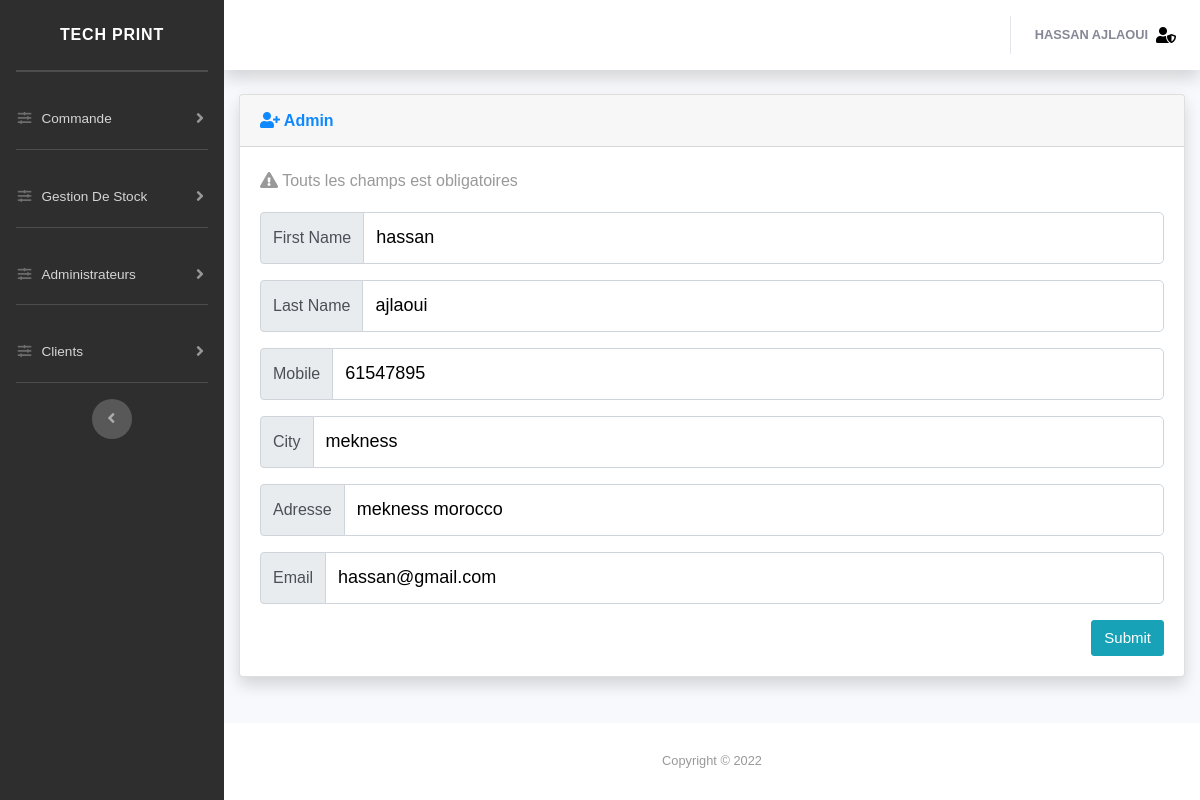
Screenshot of /dash/traitAdmin.php?id=1 (signed in) with the database file from the repository.
### tables this page shows
CREATE TABLE `users` (
  `customerID` int(11) NOT NULL,
  `firstName` varchar(50) NOT NULL,
  `lastName` varchar(50) NOT NULL,
  `mobile` varchar(11) NOT NULL,
  `city` varchar(50) NOT NULL,
  `adresse` varchar(50) NOT NULL,
  `email` varchar(50) NOT NULL,
  `type` enum('admin','user') NOT NULL,
  `password` varchar(50) NOT NULL
);

### dash/traitement/function.php (called while the page is built, shortened)
<?php
	function connecte(){
					try{
						$db = new PDO('mysql:host=localhost;dbname=cars;charset=utf8','root','');
						$db->setAttribute(PDO::ATTR_DEFAULT_FETCH_MODE, PDO::FETCH_ASSOC);
						$db->query("SET NAMES utf8mb4");
					}catch(PDOException $e){
					}
					return $db;
				}
	function PDO($query,$array){
					$db = connecte();
					$stm = $db->prepare($query);
					$i=1;
					reset($array);
					while($frt = current($array)){
							$stm->bindValue($i,$frt);
							next($array);
							$i++;
						}
					$stm->execute();
					return $stm;
				}
?>

### dash/traitAdmin.php (the view, shortened to what this page needs)
<!DOCTYPE html>
<html lang="en">
<head>
  <link href="vendor/fontawesome-free/css/all.min.css" rel="stylesheet" type="text/css">
  <link href="css/sb-admin-2.min.css" rel="stylesheet">
  <link href="vendor/datatables/dataTables.bootstrap4.min.css" rel="stylesheet">
  <link href="css/style.css" rel="stylesheet">
</head>
  <body id="page-top">
 <?php
include("nav.php");
include("traitement/function.php");
if(isset($_GET['id'])){
$id = $_GET['id'];
$sql = "SELECT * FROM `users` WHERE customerID=?";
$value = array($id);
$result = PDO($sql,$value);
    if($result->rowCount()!=0)  {
            while($row = $result->fetch())
                {
                  $customerID = $row['customerID'] ;
                  $firstName = $row['firstName'] ;
                  $lastName = $row['lastName'] ;
                  $mobile = $row['mobile'] ;
                  $city = $row['city'] ;
                  $adresse = $row['adresse'] ;
                  $email = $row['email'] ;
                }
    }
}
 ?>
        <div class="container-fluid">
          <div class="card shadow mb-4">
            <div class="card-header py-3">
              <h6 class="m-0 font-weight-bold text-primary"><i class="fas fa-user-plus"></i> Admin</h6>
            </div>
            <div class="card-body">
              <div class="table-responsive">
                <?php
                  if(isset($_GET['id'])){
                    echo '<form action="modifyAdmin.php?id='.$customerID.'" method="POST" id="formajout">';
                  }else{
                    echo '<form action="addAdmin.php" method="POST" id="formajout">';
                  }
                ?>
                <p class="sup2"><i class="fas fa-exclamation-triangle"></i> Touts les champs est obligatoires</p>
                <div class="input-group mb-3">
                  <div class="input-group-prepend">
                    <span class="input-group-text" id="inputGroup-sizing-default">First Name</span>
                  </div>
                  <input type="text" name="firstName" class="form-control" required="required" aria-label="Sizing example input" aria-describedby="inputGroup-sizing-default" <?php if(isset($_GET['id'])){ echo 'value="'.$firstName.'"'; }?>>
                </div>
                <div class="input-group mb-3">
                  <div class="input-group-prepend">
                    <span class="input-group-text" id="inputGroup-sizing-default">Last Name</span>
                  </div>
                  <input type="text" name="lastName" class="form-control" required="required" aria-label="Sizing example input" aria-describedby="inputGroup-sizing-default" <?php if(isset($_GET['id'])){ echo 'value="'.$lastName.'"'; }?>>
                </div>
                <div class="input-group mb-3">
                  <div class="input-group-prepend">
                    <span class="input-group-text" id="inputGroup-sizing-default">Mobile</span>
                  </div>
                  <input type="text" name="mobile" class="form-control" required="required" aria-label="Sizing example input" aria-describedby="inputGroup-sizing-default" <?php if(isset($_GET['id'])){ echo 'value="'.$mobile.'"'; }?>>
                </div>
                <div class="input-group mb-3">
                  <div class="input-group-prepend">
                    <span class="input-group-text" id="inputGroup-sizing-default">City</span>
                  </div>
                  <input type="text" name="city" class="form-control" required="required" aria-label="Sizing example input" aria-describedby="inputGroup-sizing-default" <?php if(isset($_GET['id'])){ echo 'value="'.$city.'"'; }?>>
                </div>
                <div class="input-group mb-3">
                        <div class="input-group-prepend">
                        <span class="input-group-text" id="inputGroup-sizing-default">Adresse</span>
                        </div>
                        <input type="text" name="adresse"  class="form-control" required="required" aria-label="Sizing example input" aria-describedby="inputGroup-sizing-default" <?php if(isset($_GET['id'])){ echo 'value="'.$adresse.'"'; }?>>
                </div>
                <div class="input-group mb-3">
                  <div class="input-group-prepend">
                    <span class="input-group-text" id="inputGroup-sizing-default">Email</span>
                  </div>
                  <input type="text" name="email"  class="form-control" required="required" aria-label="Sizing example input" aria-describedby="inputGroup-sizing-default" <?php if(isset($_GET['id'])){ echo 'value="'.$email.'"'; }?>>
                </div>
                <input type="submit" name="submit" class="btn btn-info float-right">
                  </form>
              </div>
            </div>
          </div>
        </div>
      </div>
      <footer class="sticky-footer bg-white">
        <div class="container my-auto">
          <div class="copyright text-center my-auto">
            <span>Copyright &copy; <script>document.write(new Date().getFullYear());</script></span>
          </div>
        </div>
      </footer>
    </div>
  </div>
</body>
</html>

### rows the page displays
users: firstName "hassan", lastName "ajlaoui", mobile "61547895", city "mekness", adresse "mekness morocco", email "hassan@gmail.com"

### other values shown
$_SESSION['nom'] "HASSAN AJLAOUI"
